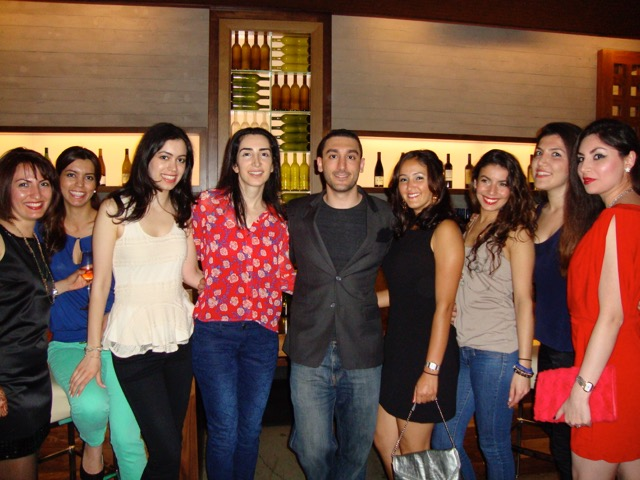
//> input picture Face Detection/bday.jpg, 640 x 480 px
$ ./main '../Face Detection/bday.jpg'   (built with g++ and OpenCV 4)
//> lines starting //> are read from the running program, lines starting //| are printed output that depends on the picture; after the words box and inside, x2 and y2 are one past the last pixel; in counts of white or black regions, pixels touching at a corner belong together
/* This program takes a color image, converts it to grayscale, Gaussian blurs and
 downscales the grayscale image by a factor of 2 twice, then uses Canny edge
 detection to binarize the twice-reduced image.  It outputs the RGB pixel value
 at a particular point in the color image, the gray pixel value at that point in
 the grayscale image, and the pixel value at that point in the binarized photo.
 Then it sets the pixel value at that point in the binarized photo to a different
 value and displays the resulting binarized photo and the grayscale image.
 Color image used was fruits.jpg  */

#include <iostream>
#include <opencv2/highgui/highgui.hpp>
#include <opencv2/imgproc/imgproc.hpp>

using namespace std;

int main( int argc, char** argv ) {

  cv::Mat img_rgb, img_gry, img_cny, img_pyr, img_pyr2;

  cv::namedWindow( "Example Gray", cv::WINDOW_AUTOSIZE );
  cv::namedWindow( "Example Canny", cv::WINDOW_AUTOSIZE );

  img_rgb = cv::imread( argv[1] );
//> img_rgb is the input picture: 480 rows x 640 cols, CV_8UC3; mean B, G, R 66.4, 80.9, 113.7

  cv::cvtColor( img_rgb, img_gry, cv::COLOR_BGR2GRAY);
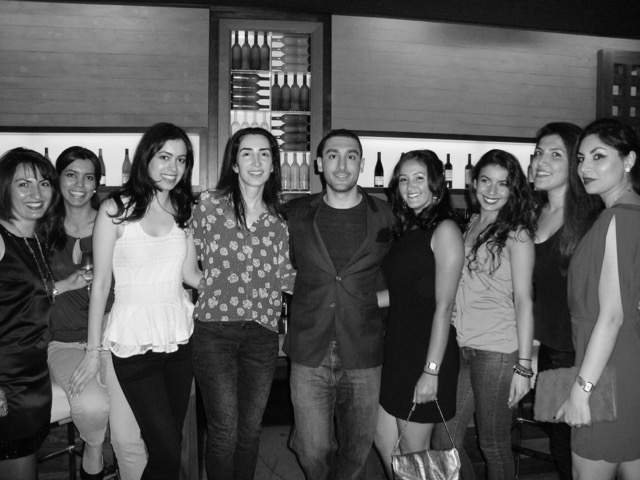
//> img_gry: 480 rows x 640 cols, CV_8UC1; min 0, max 253, mean 89

  //cv::pyrDown performs Gaussian blurring & downsampling by a factor of 2
  cv::pyrDown( img_gry, img_pyr );
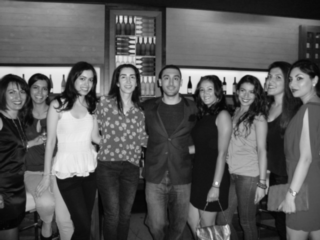
//> img_pyr: 240 rows x 320 cols, CV_8UC1; min 3, max 243, mean 89
  cv::pyrDown( img_pyr, img_pyr2 );  //img_pyr2 is 1/4 width & height of original
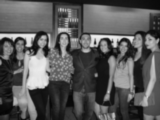
//> img_pyr2: 120 rows x 160 cols, CV_8UC1; min 4, max 238, mean 89

  cv::Canny( img_pyr2, img_cny, 10, 100, 3, true );
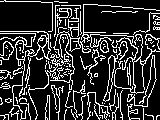
//> img_cny: 120 rows x 160 cols, CV_8UC1; 19.8% white in thin lines or dots

  int x = 16, y = 32;
  cv::Vec3b intensity = img_rgb.at< cv::Vec3b >(y, x);  //reads in RGB pixel
//> intensity = [58, 118, 178]

  //Assigns the RGB pixel values at x = 16, y = 32 to variables
  uchar blue  = intensity[0];
//> blue = 58
  uchar green = intensity[1];
//> green = 118
  uchar red   = intensity[2];
//> red = 178

  cout << "At (x,y) = (" << x << ", " << y <<
    "): (blue, green, red) = (" <<
    (unsigned int)  blue <<
    ", " << (unsigned int) green << ", " <<
    (unsigned int)  red << ")" << endl;
//| At (x,y) = (16, 32): (blue, green, red) = (58, 118, 178)

  cout << "Gray pixel there is: " <<
    (unsigned int)  img_gry.at<uchar>(y, x) << endl;
//| Gray pixel there is: 129

  x /= 4; y /= 4;  //since img_pyr2 is 1/4 width & height of img_rgb

  cout << "Pyramid2 pixel there is: " <<
    (unsigned int)img_pyr2.at<uchar>(y, x) << endl;
//| Pyramid2 pixel there is: 127

  img_cny.at<uchar>(x, y) = 128; // Set the Canny pixel there to 128
//> img_cny: 120 rows x 160 cols, CV_8UC1; 1 pixels changed, all inside (x1, y1, x2, y2) = (8, 4, 9, 5)

  cv::imshow( "Example Gray", img_gry );
  cv::imshow( "Example Canny", img_cny );

  cv::waitKey(0);

}

$ run again, on Face Detection/skull.jpg
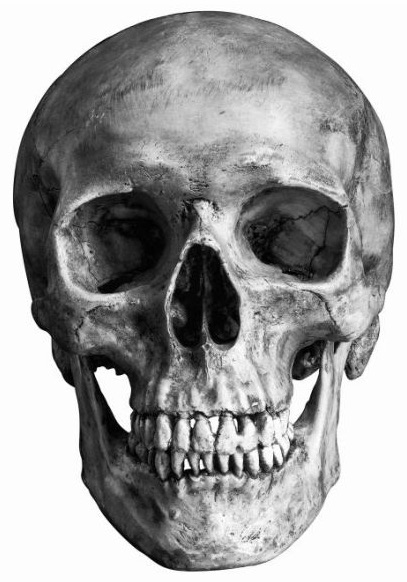
//> input picture Face Detection/skull.jpg, 407 x 582 px
//> img_rgb is the input picture: 582 rows x 407 cols, CV_8UC3; min 0, max 255, mean 160.5
//> `cv::pyrDown( img_pyr, img_pyr2 );`:
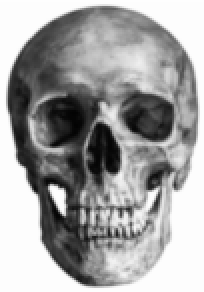
//> img_pyr2: 146 rows x 102 cols, CV_8UC1 (shown 2 times larger); min 3, max 254, mean 161
//> `cv::Canny( img_pyr2, img_cny, 10, 100, 3, true );`:
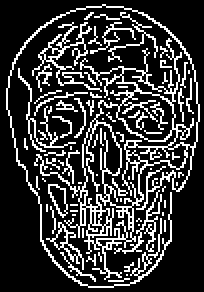
//> img_cny: 146 rows x 102 cols, CV_8UC1 (shown 2 times larger); 21.8% white in thin lines or dots
//> intensity = [253, 253, 253]
//> blue = 253
//| At (x,y) = (16, 32): (blue, green, red) = (253, 253, 253)
//| Gray pixel there is: 253
//| Pyramid2 pixel there is: 253

$ run again, on Face Detection/faces.png
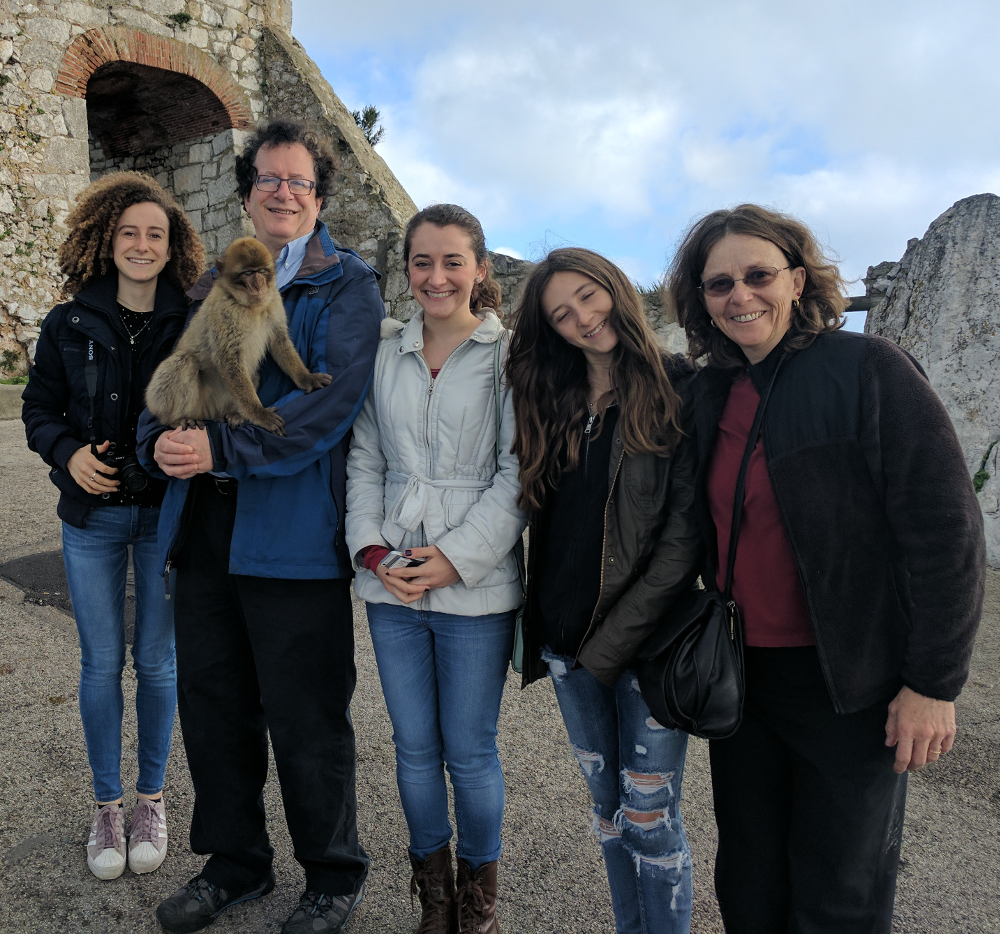
//> input picture Face Detection/faces.png, 1000 x 934 px
//> img_rgb is the input picture: 934 rows x 1000 cols, CV_8UC3; mean B, G, R 96.1, 91.3, 87.1
//> `cv::pyrDown( img_pyr, img_pyr2 );`:
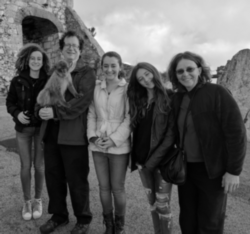
//> img_pyr2: 234 rows x 250 cols, CV_8UC1; min 1, max 250, mean 90.7
//> `cv::Canny( img_pyr2, img_cny, 10, 100, 3, true );`:
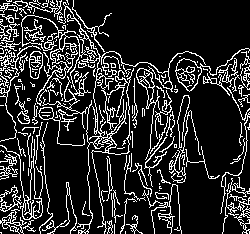
//> img_cny: 234 rows x 250 cols, CV_8UC1; 16.8% white in thin lines or dots
//> intensity = [94, 101, 104]
//> blue = 94
//> green = 101
//> red = 104
//| At (x,y) = (16, 32): (blue, green, red) = (94, 101, 104)
//| Gray pixel there is: 101
//| Pyramid2 pixel there is: 157
